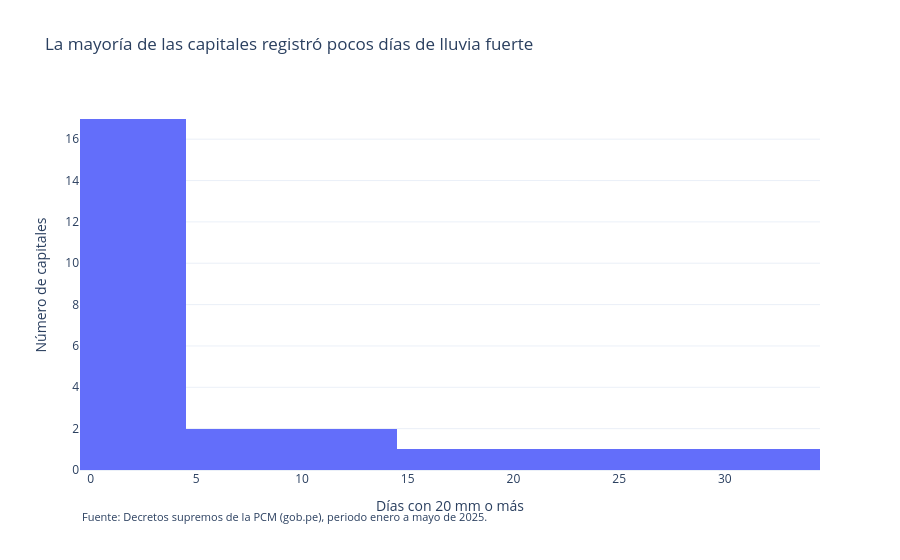

Source (notebook cell):
### Markdown cell above
## 3. Histograma: distribución de los días con lluvia fuerte

El presente gráfico muestra cómo se distribuyen las capitales departamentales según la cantidad de días con precipitaciones de 20 mm o más, entre enero y mayo del año 2025.

De esta manera, el histograma permite identificar los rangos de días más frecuentes y observar si algunas capitales registraron muchos más días de lluvia fuerte que el resto.

### Code cell
fig_hist = px.histogram(
    datos,
    x="dias_lluvia_fuerte",
    nbins=10,
    title=(
        "La mayoría de las capitales registró pocos días "
        "de lluvia fuerte"
    ),
    labels={
        "dias_lluvia_fuerte": "Días con 20 mm o más",
        "count": "Número de capitales"
    },
    template="plotly_white"
)

# Etiquetar el eje vertical
fig_hist.update_layout(
    yaxis_title="Número de capitales",
    margin=dict(b=90)
)

# Agregar la fuente
fig_hist.add_annotation(
    text=FUENTE,
    xref="paper",
    yref="paper",
    x=0,
    y=-0.15,
    showarrow=False,
    xanchor="left",
    font_size=11
)

# Mostrar el histograma
fig_hist.show()

### Figure 1 — Plotly figure (JSON) as saved in the notebook; plotly's stock layout.template omitted (floating-point values rounded to 4 significant figures)
{"data": [{"bingroup": "x", "hovertemplate": "Días con 20 mm o más=%{x}<br>count=%{y}<extra></extra>", "legendgroup": "", "marker": {"color": "#636efa", "pattern": {"shape": ""}}, "name": "", "nbinsx": 10, "orientation": "v", "showlegend": false, "type": "histogram", "x": [0, 11, 3, 3, 1, 2, 0, 4, 4, 4, 2, 15, 1, 0, 0, 28, 30, 0, 1, 1, 6, 12, 0, 7, 21], "xaxis": "x", "yaxis": "y"}], "layout": {"annotations": [{"font": {"size": 11}, "showarrow": false, "text": "Fuente: Decretos supremos de la PCM (gob.pe), periodo enero a mayo de 2025.", "x": 0, "xanchor": "left", "xref": "paper", "y": -0.15, "yref": "paper"}], "barmode": "relative", "legend": {"tracegroupgap": 0}, "margin": {"b": 90}, "title": {"text": "La mayoría de las capitales registró pocos días de lluvia fuerte"}, "xaxis": {"anchor": "y", "domain": [0, 1], "title": {"text": "Días con 20 mm o más"}}, "yaxis": {"anchor": "x", "domain": [0, 1], "title": {"text": "Número de capitales"}}}}
